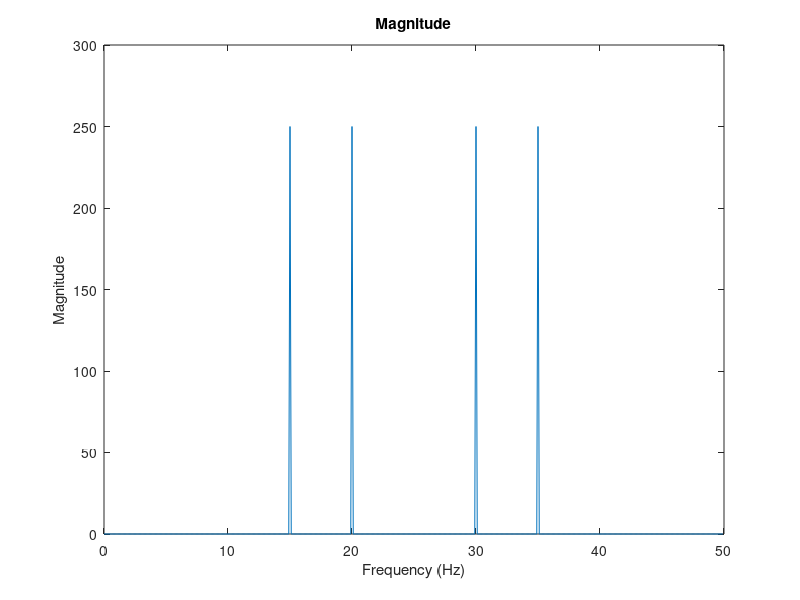

The MATLAB script that drew this image:
%The Fourier transform is a mathematical formula that transforms a signal sampled in time or space
%to the same signal sampled in temporal or spatial frequency. In signal processing,
%the Fourier transform can reveal important characteristics of a signal, namely, 
%its frequency components.
Ts = 1/50;
t = 0:Ts:10-Ts;
x = sin(2*pi*15*t) + sin(2*pi*20*t);
plot(t,x)

%Compute the Fourier transform of the signal, 
%and create the vector f that corresponds to the signal's sampling in frequency space.
xlabel('Time (seconds)')
ylabel('Amplitude')
y = fft(x);
fs = 1/Ts;
f = (0:length(y)-1)*fs/length(y);
plot(f,abs(y))
xlabel('Frequency (Hz)')
ylabel('Magnitude')
title('Magnitude')
